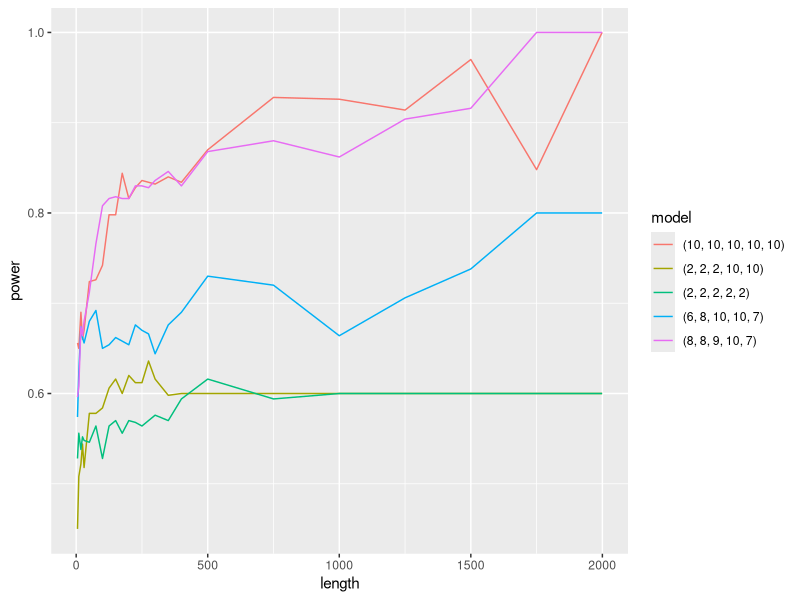

The R script that drew this image:
library(ggplot2)
setwd(dirname(rstudioapi::getActiveDocumentContext()$path))
dane1 = data.frame(read.csv("dane_na_wykresy.csv",header = T))
dane1$power <-as.numeric(dane1$power)
dane1$length <-as.numeric(dane1$length)

ggplot(dane1,aes(x=length,y=power,col = model))+geom_line()
